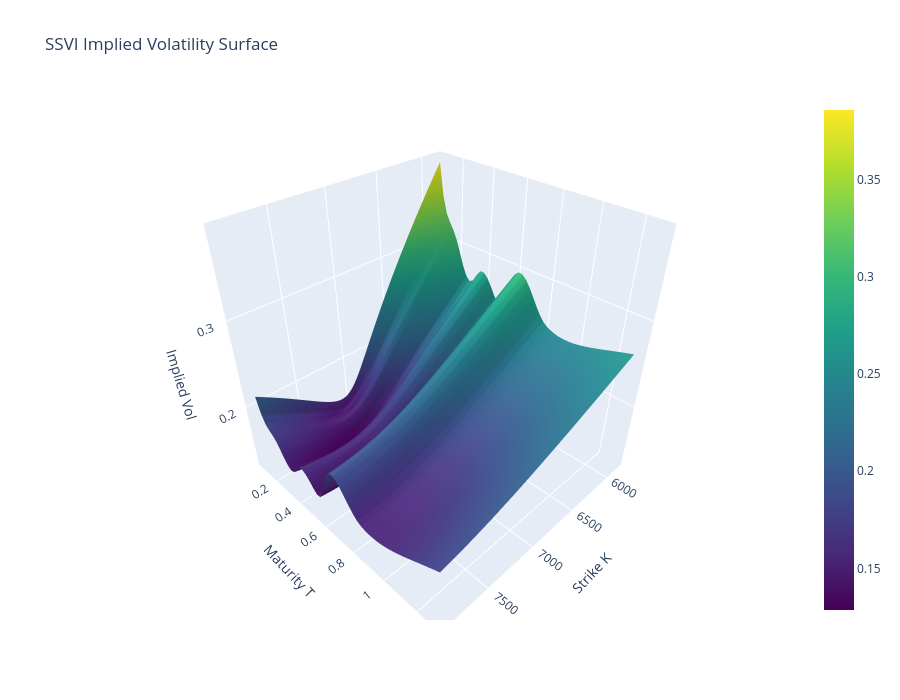

Notebook source saved alongside this figure:
### Markdown cell above
## Implied vol and local vol surfaces

### Code cell
import plotly.graph_objects as go

surface = ssvi_result.build_analytical_surface(forwards)

# implied vol surface
K_plot = np.linspace(S0 * 0.85, S0 * 1.15, 100)
T_plot = np.linspace(maturities[0], maturities[-1], 50)
K_mesh, T_mesh = np.meshgrid(K_plot, T_plot)

IV_mesh = np.zeros_like(K_mesh)
for i in range(K_mesh.shape[0]):
    for j in range(K_mesh.shape[1]):
        IV_mesh[i, j] = surface.implied_volatility(K_mesh[i, j], T_mesh[i, j])

fig = go.Figure(data=[go.Surface(x=K_mesh, y=T_mesh, z=IV_mesh, colorscale='Viridis')])
fig.update_layout(
    title='SSVI Implied Volatility Surface',
    scene=dict(xaxis_title='Strike K', yaxis_title='Maturity T', zaxis_title='Implied Vol'),
    width=900, height=700
)
fig.show()

### Figure 1 — Plotly figure (JSON) as saved in the notebook; plotly's stock layout.template omitted (floating-point values rounded to 4 significant figures; data arrays with more than 128 entries replaced by an {"elided": "..."} marker saying what was removed)
{"data": [{"colorscale": [[0, "#440154"], [0.1111, "#482878"], [0.2222, "#3e4989"], [0.3333, "#31688e"], [0.4444, "#26828e"], [0.5556, "#1f9e89"], [0.6667, "#35b779"], [0.7778, "#6ece58"], [0.8889, "#b5de2b"], [1, "#fde725"]], "type": "surface", "x": {"elided": "50x100 float values"}, "y": {"elided": "50x100 float values"}, "z": {"elided": "50x100 float values"}}], "layout": {"height": 700, "scene": {"xaxis": {"title": {"text": "Strike K"}}, "yaxis": {"title": {"text": "Maturity T"}}, "zaxis": {"title": {"text": "Implied Vol"}}}, "title": {"text": "SSVI Implied Volatility Surface"}, "width": 900}}
